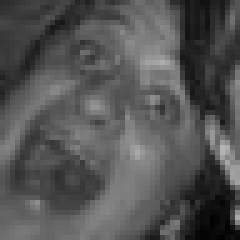
#> input picture DL - efficientnet b0/dataset/Angry/img_10399.jpg, 48 x 48 px (shown 5 times larger); its folder holds 3 pictures in this run
$ python split_dataset.py
#> lines starting #> are read from the running program, lines starting #| are printed output that depends on the picture
"""
=============================================================================
High-Performance Stratified Dataset Splitter
=============================================================================
Description:
    Automatically splits image datasets into Train (70%), Validation (15%),
    and Testing (15%) subsets with class-wise stratification, corruption
    verification, and high-speed multi-threaded file operations.

Supported Extensions:
    .jpg, .jpeg, .png, .bmp, .tif, .tiff, .webp

Execution:
    python split_dataset.py
=============================================================================
"""

import os
import shutil
import random
from pathlib import Path
from typing import List, Tuple, Dict
from concurrent.futures import ThreadPoolExecutor, as_completed
from collections import Counter
from sklearn.model_selection import train_test_split

# Optional import for PIL image corruption verification
try:
    from PIL import Image
    PIL_AVAILABLE = True
except ImportError:
    PIL_AVAILABLE = False


# =============================================================================
# CONFIGURATION & PARAMETERS
# =============================================================================
# 1. Primary source dataset directory and output folder
SOURCE_DATASET = "dataset"
OUTPUT_FOLDER = "dataset_split"

# 2. List of model dataset directories to process each model folder separately
MODEL_DATASETS = [
    r"d:\college\DL 4 models\DL -YOLO\dataset",
    r"d:\college\DL 4 models\DL - mobilenet\dataset",
    r"d:\college\DL 4 models\DL - imagenet\dataset",
    r"d:\college\DL 4 models\DL - efficientnet b0\dataset"
]

# 3. Split proportions (Must sum to 1.0)
TRAIN_RATIO = 0.70
VAL_RATIO = 0.15
TEST_RATIO = 0.15

# 4. Global Random Seed for reproducibility
SEED = 42

# 5. Supported file extensions
VALID_EXTENSIONS = {".jpg", ".jpeg", ".png", ".bmp", ".tif", ".tiff", ".webp"}

# 6. Maximum parallel threads for fast IO operations
MAX_WORKERS = min(32, (os.cpu_count() or 4) * 4)


# =============================================================================
# IMAGE VERIFICATION & UTILITIES
# =============================================================================
def set_seed(seed: int = 42) -> None:
    """Set global random seed for exact reproducibility."""
    random.seed(seed)


def verify_single_image(file_path: Path) -> Tuple[Path, bool]:
    """
    Validates image file existence, size, and header integrity.
    Returns (file_path, is_valid_boolean).
    """
    if not file_path.is_file() or file_path.stat().st_size == 0:
        return file_path, False

    if file_path.suffix.lower() not in VALID_EXTENSIONS:
        return file_path, False

    if PIL_AVAILABLE:
        try:
            with Image.open(file_path) as img:
#> img is the input picture: PIL image 48x48 RGB; min 1, max 181, mean 83.8
                img.verify()
            return file_path, True
        except Exception:
            return file_path, False
    else:
        try:
            with open(file_path, "rb") as f:
                header = f.read(10)
                return file_path, len(header) > 0
        except Exception:
            return file_path, False


def scan_dataset(source_dir: Path) -> Tuple[List[Path], List[str], List[str]]:
    """
    Scans the class directories in parallel to collect all valid images and labels.
    """
    class_dirs = [d for d in source_dir.iterdir() if d.is_dir() and not d.name.startswith(".")]
    class_names = sorted([d.name for d in class_dirs])

    candidate_files: List[Tuple[Path, str]] = []
    for class_dir in class_dirs:
        c_name = class_dir.name
        for f in class_dir.rglob("*"):
            if f.is_file() and f.suffix.lower() in VALID_EXTENSIONS:
                candidate_files.append((f, c_name))

    if not candidate_files:
        return [], [], class_names

    # Fast parallel image integrity verification
    valid_paths: List[Path] = []
    valid_labels: List[str] = []
    skipped_count = 0

    with ThreadPoolExecutor(max_workers=MAX_WORKERS) as executor:
        future_to_label = {
            executor.submit(verify_single_image, f_path): label
            for f_path, label in candidate_files
        }
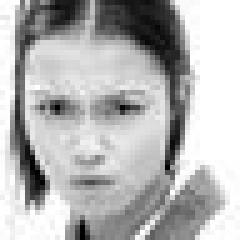
#> input picture DL - efficientnet b0/dataset/Angry/img_25094.jpg, 48 x 48 px (shown 5 times larger)
#> in verify_single_image, img is the input picture: PIL image 48x48 RGB; min 0, max 255, mean 180.6
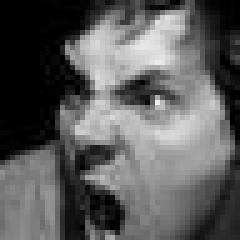
#> input picture DL - efficientnet b0/dataset/Angry/img_28349.jpg, 48 x 48 px (shown 5 times larger)
#> in verify_single_image, img is the input picture: PIL image 48x48 RGB; min 0, max 238, mean 91.7
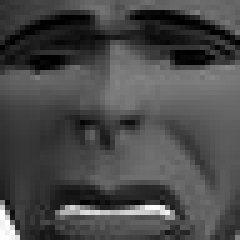
#> input picture DL - efficientnet b0/dataset/Disgust/img_11383.jpg, 48 x 48 px (shown 5 times larger)
#> in verify_single_image, img is the input picture: PIL image 48x48 RGB; min 0, max 255, mean 73.2
        for future in as_completed(future_to_label):
            label = future_to_label[future]
            f_path, is_ok = future.result()
            if is_ok:
                valid_paths.append(f_path)
                valid_labels.append(label)
            else:
                skipped_count += 1
                print(f"[WARN] Skipped corrupted or invalid file: {f_path}")

    if skipped_count > 0:
        print(f"[INFO] Skipped {skipped_count} corrupted/unreadable images.")

    return valid_paths, valid_labels, class_names


# [70 lines left out: functions build_output_dirs, copy_single_file, copy_files_parallel, display_summary, not called in this run]


# =============================================================================
# MAIN SPLITTING PIPELINE
# =============================================================================
def run_split(source_path: str, output_path: str, seed: int = SEED) -> None:
    """
    Executes complete stratified splitting workflow for a given dataset.
    """
    src_dir = Path(source_path).resolve()
    out_dir = Path(output_path).resolve()

    print(f"\n=========================================================")
    print(f"Processing Dataset Split")
    print(f"Source Folder : {src_dir}")
    print(f"Output Folder : {out_dir}")
    print(f"=========================================================")

    set_seed(seed)

    if not src_dir.exists() or not src_dir.is_dir():
        print(f"[ERROR] Source folder does not exist: {src_dir}")
        return

    # Step 1: Scan and verify images
    print("[1/5] Scanning and verifying image integrity...")
    valid_paths, labels, class_names = scan_dataset(src_dir)

    if not valid_paths:
        print("[ERROR] No valid images found.")
        return

    print(f"[INFO] Found {len(valid_paths)} valid images across {len(class_names)} classes.")

    # Step 2: Stratified Split
    print("[2/5] Performing stratified train/val/test split...")
    temp_ratio = VAL_RATIO + TEST_RATIO  # 0.30
    train_paths, temp_paths, train_labels, temp_labels = train_test_split(
        valid_paths,
        labels,
        test_size=temp_ratio,
        random_state=seed,
        stratify=labels
    )

    val_relative_ratio = VAL_RATIO / temp_ratio  # 0.50
    val_paths, test_paths, val_labels, test_labels = train_test_split(
        temp_paths,
        temp_labels,
        test_size=(1.0 - val_relative_ratio),
        random_state=seed,
        stratify=temp_labels
    )

    # Step 3: Create Output Directory Structure
    print("[3/5] Building dataset_split directory tree...")
    split_map = build_output_dirs(out_dir, class_names)

    # Step 4: Parallel Copying
    print("[4/5] Copying images (parallel multi-threaded)...")
    copy_files_parallel(train_paths, train_labels, split_map["train"])
    copy_files_parallel(val_paths, val_labels, split_map["val"])
    copy_files_parallel(test_paths, test_labels, split_map["test"])

    # Step 5: Summary Table
    print("[5/5] Generating dataset distribution summary...")
    display_summary(class_names, train_labels, val_labels, test_labels)
    print(f"[SUCCESS] Completed split for {src_dir.name} -> {out_dir}\n")


if __name__ == "__main__":
    # Check if specified single SOURCE_DATASET exists
    if Path(SOURCE_DATASET).exists():
        run_split(SOURCE_DATASET, OUTPUT_FOLDER, seed=SEED)
    else:
        # Batch process each model dataset folder individually
        processed = False
        for model_path_str in MODEL_DATASETS:
            m_path = Path(model_path_str)
            if m_path.exists():
                out_path = m_path.parent / "dataset_split"
                run_split(str(m_path), str(out_path), seed=SEED)
                processed = True

        if not processed:
            # Fallback to run default configuration
            run_split(SOURCE_DATASET, OUTPUT_FOLDER, seed=SEED)
